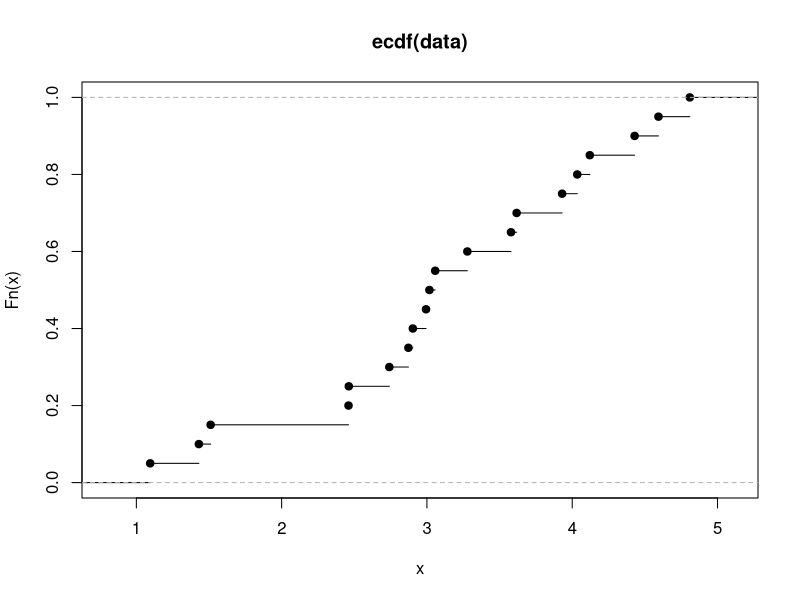
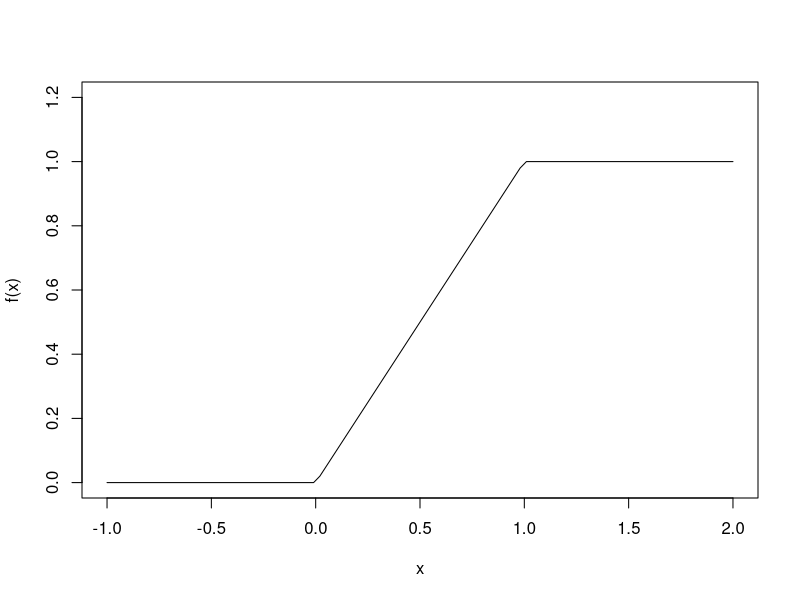

Source code (R) for these figures, in order:
#------------------------------------------------------------------------#
# Construction of fuzzy numbers via Cumulative Distribution Function CDF #
#------------------------------------------------------------------------#

set.seed(2025)
data = runif(n = 20, min = 1, max = 5)
data

sorted = sort(data, decreasing = FALSE) 
sorted

# define a function to compute the eCDF
ecdf_data = function(data) { 
  n = length(data) 
  sorted = sort(data, decreasing = FALSE) 
  
  ecdf = rep(0, n) 
  for (i in 1:n) { 
    ecdf[i] = sum(sorted<= data[i]) / n
  } 
  return(ecdf) 
} 

ecdf = ecdf_data(data) 
ecdf


# compute eCDF using inbuilt function ecdf() and plot
data.ecdf = ecdf(data)
data.ecdf

plot(data.ecdf)

# Plot function  
curve(punif(x, min = 0, max = 1), -1, 2, ylim = c(0, 1.2),  
      ylab = "f(x)")  


# Uniform CDF
uniform_cdf <- function(x, a, b) {
  if (a >= b) {
    stop("Invalid range: 'a' must be less than 'b'")
  }
  if (x < a) {
    return(0)
  } else if (x > b) {
    return(1)
  } else {
    return((x - a) / (b - a))
  }
}

uniform_cdf(0.3, a = 0, b = 1)

